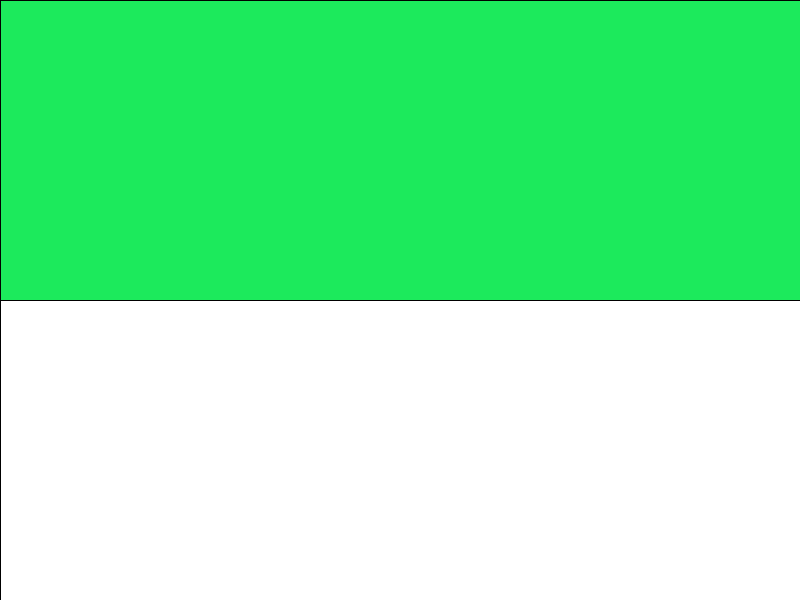
Frame 1 (no input)
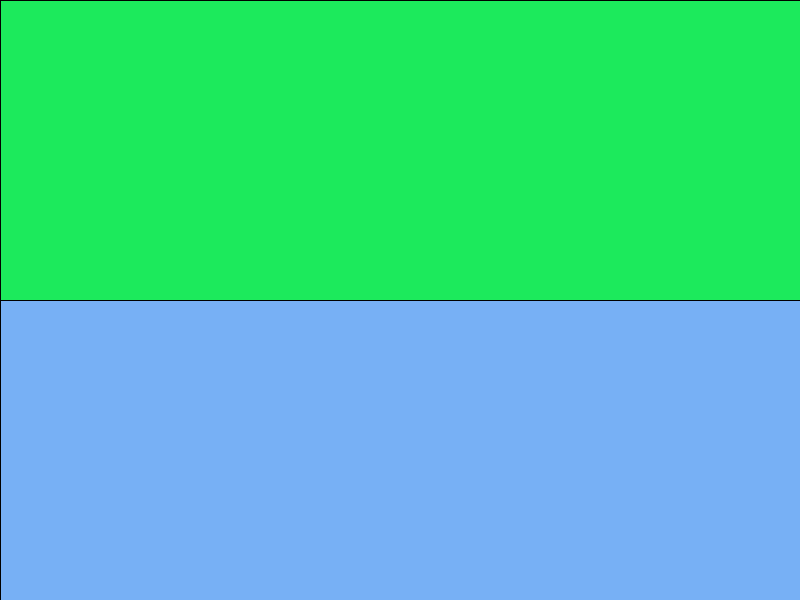
Frame 60 (the mouse pressed at the canvas centre just before this capture)
Frame 120 (the mouse held since frame 60 and released just before this capture): identical to frame 60, image omitted

The Processing sketch that drew these frames (run headless with seeded random() and noise(); from frame 60 on, the mouse is pressed at the canvas centre):

// Processing sketch: Exercise_1_Vinay_Meldrum
// ── Exercise_1_Vinay_Meldrum.pde
void setup(){
  
  size(800, 600);
}

void draw (){
  
//Horizn line

rect(0,300,800,300);
fill(28, 234, 92);

//Top

rect(0,0,800,300);
fill (119,176,245);
}
